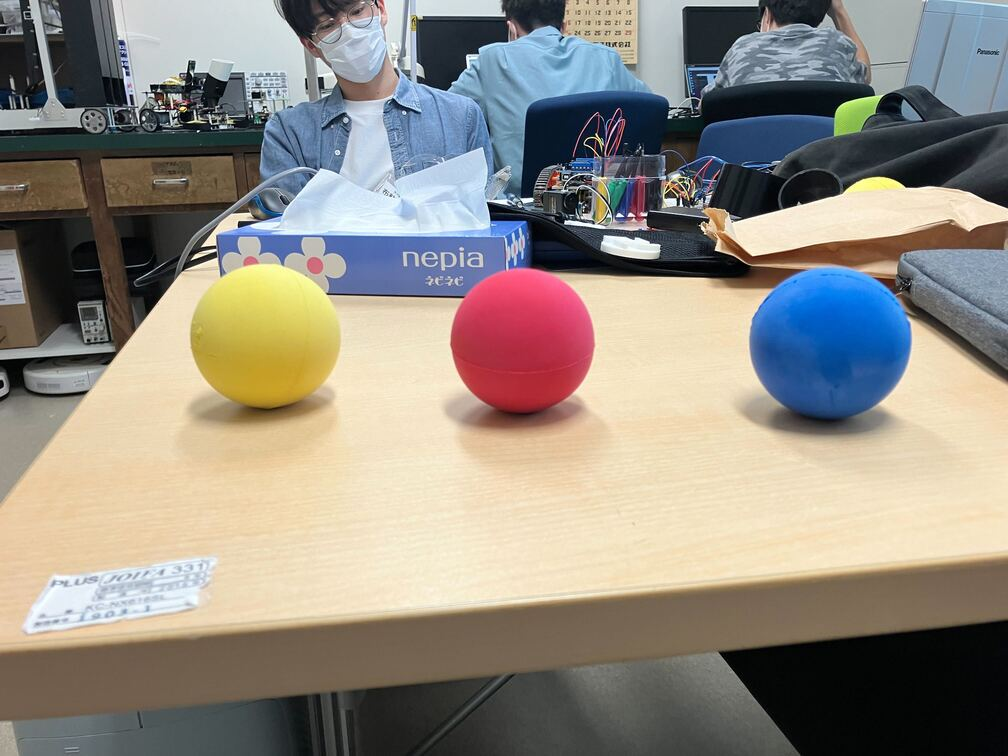
#> input picture IMG_5862.jpg, 1008 x 756 px
$ python houghcircles.py
#> lines starting #> are read from the running program, lines starting #| are printed output that depends on the picture; after the words box and inside, x2 and y2 are one past the last pixel; in counts of white or black regions, pixels touching at a corner belong together
import cv2
import numpy as np

# 画像を読み込み、グレースケールに変換
img = cv2.imread('IMG_5862.jpg', cv2.IMREAD_GRAYSCALE)
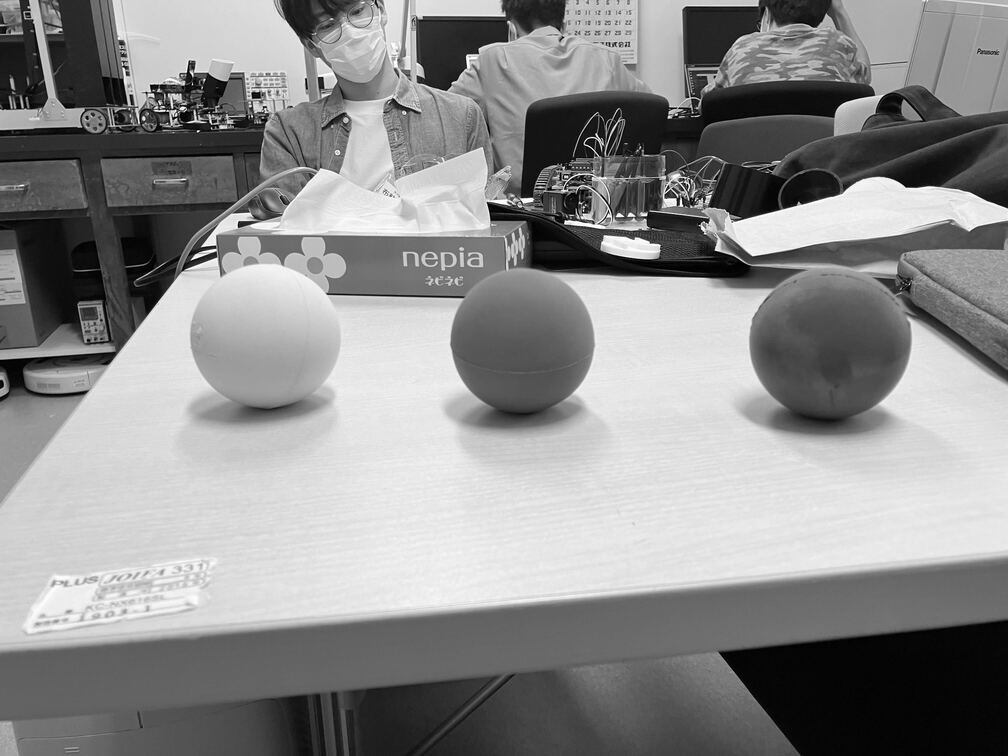
#> img: shape (756, 1008); min 0, max 255, mean 140.4

# 平滑化
gaimg = cv2.GaussianBlur(img, (33, 33), sigmaX=3)
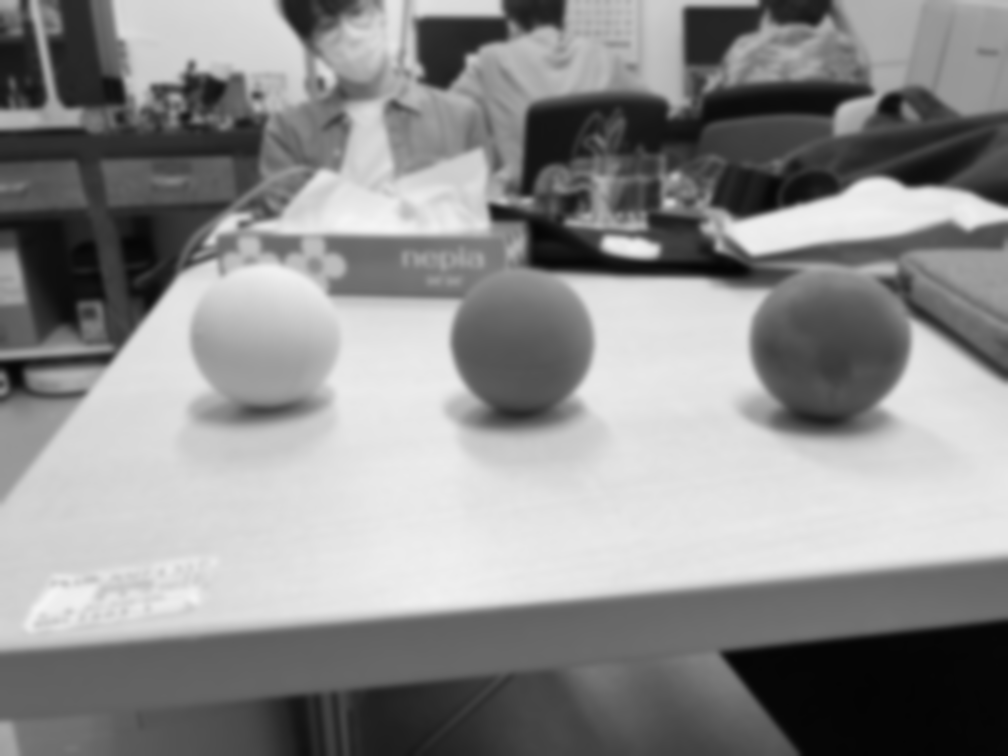
#> gaimg: shape (756, 1008); min 4, max 244, mean 140.4

# 円を検出
circles = cv2.HoughCircles(gaimg, cv2.HOUGH_GRADIENT, 1, 250, param1=100, param2=25, minRadius=50, maxRadius=100)
#> circles = [[829.5, 337.5, 80.9], [522.5, 341.5, 71.5]]
circles = np.uint16(np.around(circles))
#> circles = [[830, 338, 81], [522, 342, 72]]

# 検出した円を画像に描き、ファイルを書き出しする
for i in circles[0,:]:
    cv2.circle(img, (i[0], i[1]), i[2], (0, 255, 0), 2)
    cv2.circle(img, (i[0], i[1]), 2, (0, 0, 255), 3)
#> this loop made 2 passes
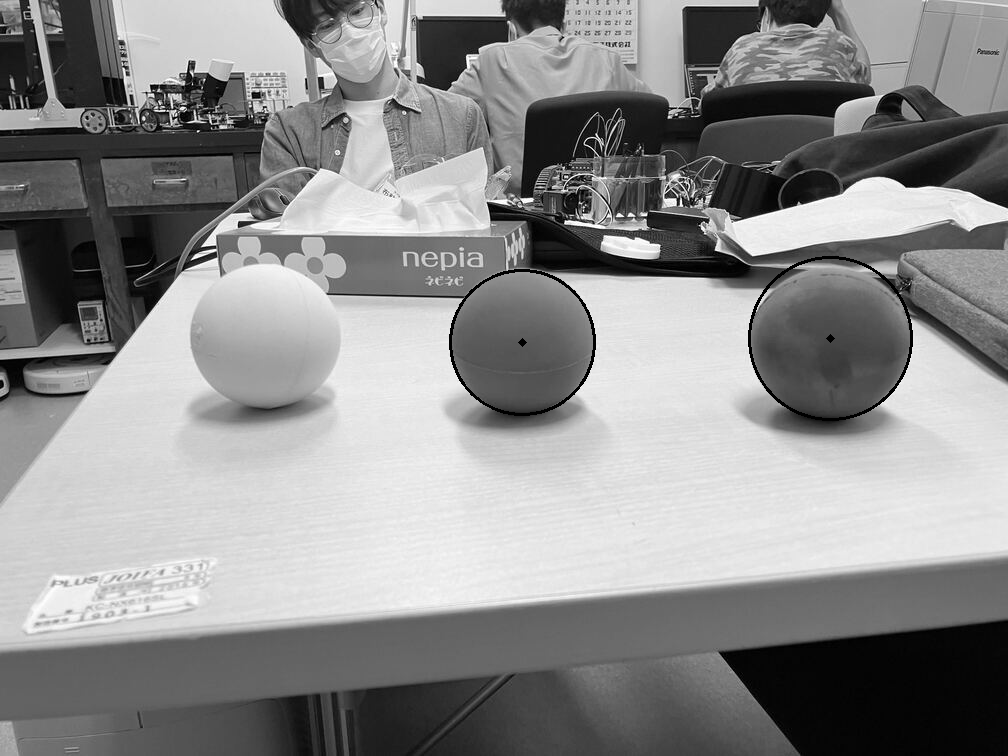
#> img: shape (756, 1008); 0.39% of pixels changed, all inside (x1, y1, x2, y2) = (449, 256, 913, 421)

cv2.imwrite('gaimg.jpg', gaimg)
cv2.imwrite('detected-circles.jpg', img)

$ run again, with IMG_1.jpg copied over IMG_5862.jpg
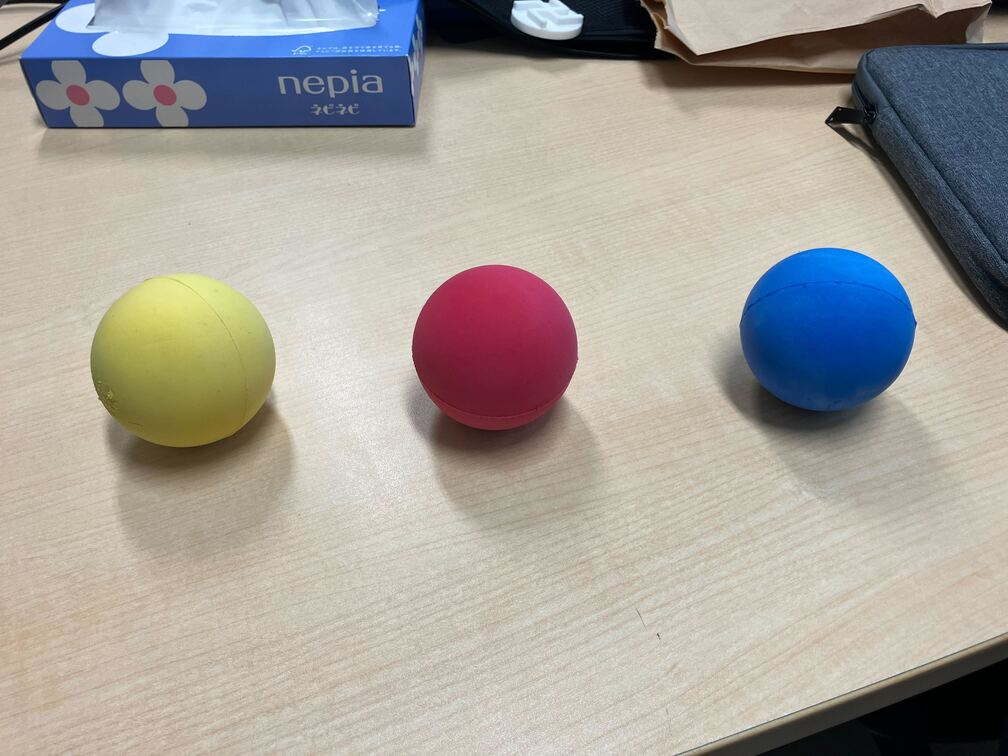
#> input picture IMG_1.jpg, 1008 x 756 px
#> `img = cv2.imread('IMG_5862.jpg', cv2.IMREAD_GRAYSCALE)`:
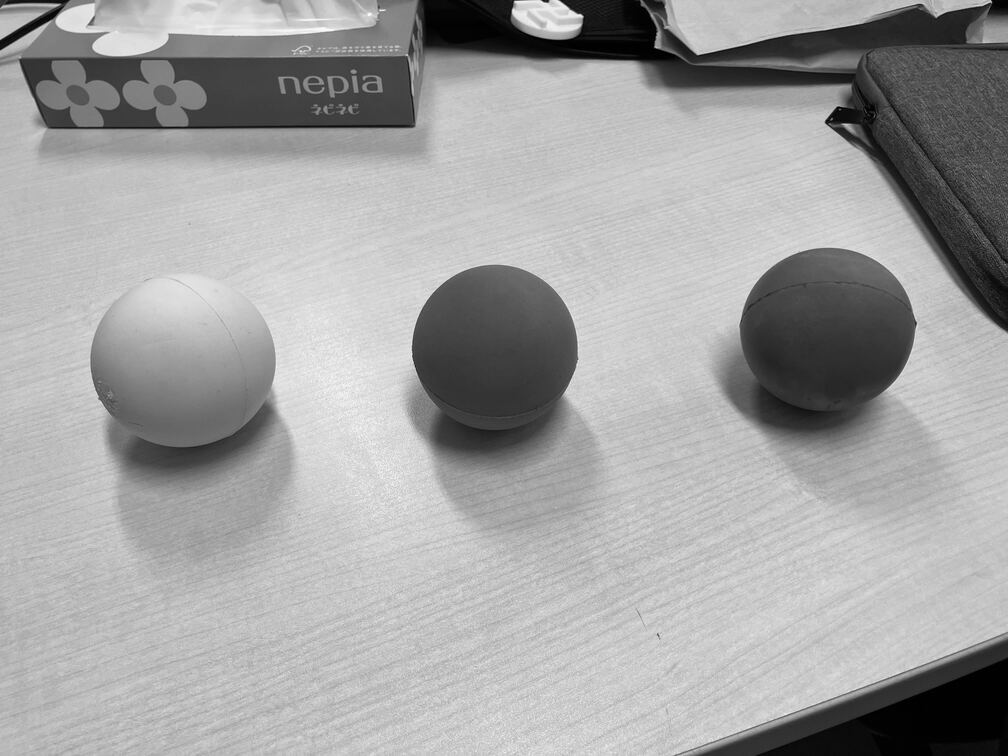
#> img: shape (756, 1008); min 0, max 254, mean 162.2
#> `circles = cv2.HoughCircles(gaimg, cv2.HOUGH_GRADIENT, 1, 250, param1=1..`: circles = [[494.5, 347.5, 82.2], [828.5, 336.5, 89.5], [170.5, 362.5, 80.1]]
#> `circles = np.uint16(np.around(circles))`: circles = [[494, 348, 82], [828, 336, 90], [170, 362, 80]]
#> the loop `for i in circles[0,:]:` made 3 passes
#> after the loop `for i in circles[0,:]:`:
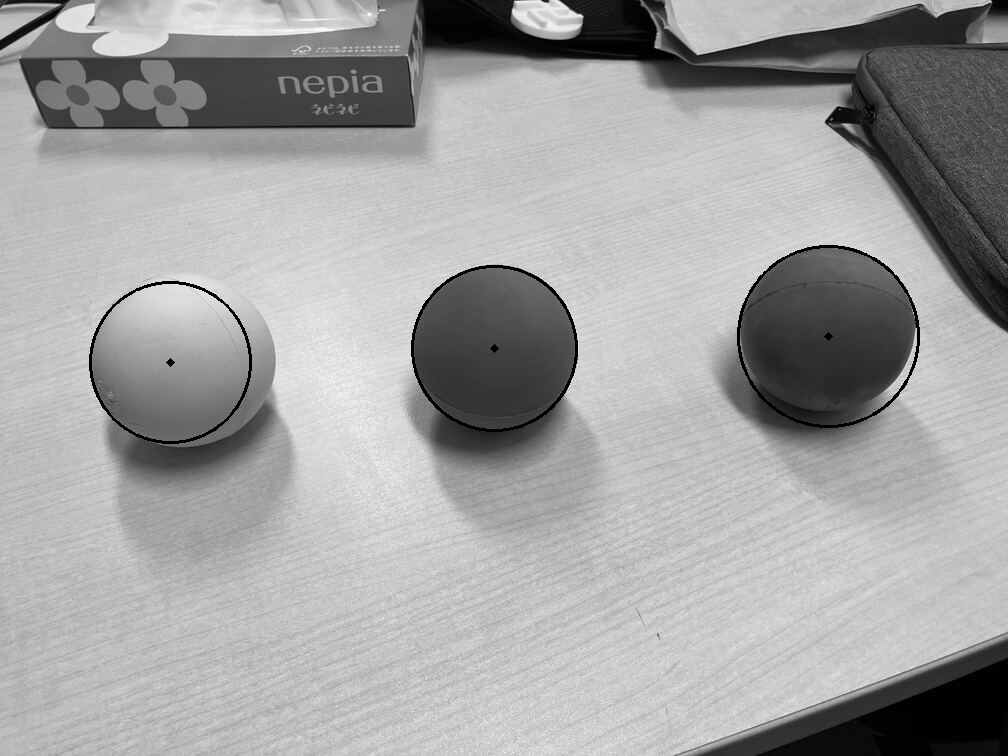
#> img: shape (756, 1008); 0.63% of pixels changed, all inside (x1, y1, x2, y2) = (89, 245, 920, 444)
